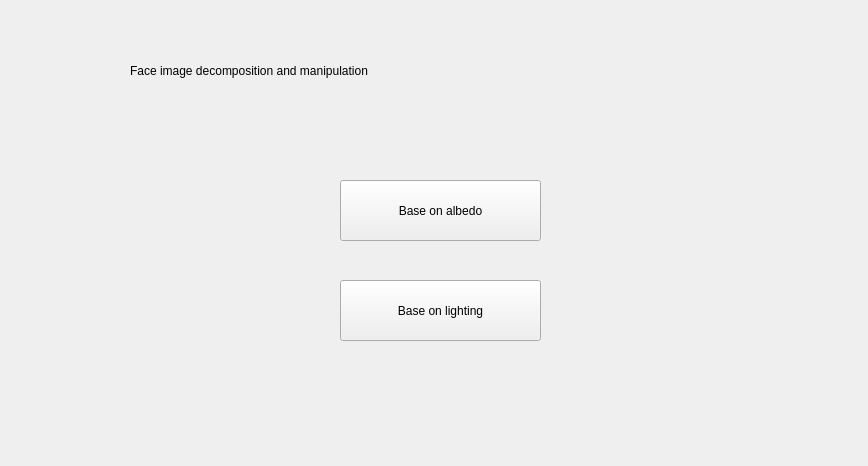
<?xml version="1.0" encoding="UTF-8"?>
<ui version="4.0">
 <class>Form</class>
 <widget class="QWidget" name="Form">
  <property name="geometry">
   <rect>
    <x>0</x>
    <y>0</y>
    <width>868</width>
    <height>466</height>
   </rect>
  </property>
  <property name="windowTitle">
   <string>Form</string>
  </property>
  <widget class="QPushButton" name="pushButton">
   <property name="geometry">
    <rect>
     <x>340</x>
     <y>180</y>
     <width>201</width>
     <height>61</height>
    </rect>
   </property>
   <property name="text">
    <string>Base on albedo</string>
   </property>
  </widget>
  <widget class="QLabel" name="label">
   <property name="geometry">
    <rect>
     <x>130</x>
     <y>40</y>
     <width>661</width>
     <height>61</height>
    </rect>
   </property>
   <property name="styleSheet">
    <string notr="true">font: 16pt &quot;Cambria&quot;;</string>
   </property>
   <property name="text">
    <string>Face image decomposition and manipulation</string>
   </property>
  </widget>
  <widget class="QPushButton" name="pushButton_2">
   <property name="geometry">
    <rect>
     <x>340</x>
     <y>280</y>
     <width>201</width>
     <height>61</height>
    </rect>
   </property>
   <property name="text">
    <string>Base on lighting</string>
   </property>
  </widget>
 </widget>
 <resources/>
 <connections>
  <connection>
   <sender>pushButton</sender>
   <signal>clicked()</signal>
   <receiver>Form</receiver>
   <slot>connect_albedo()</slot>
   <hints>
    <hint type="sourcelabel">
     <x>489</x>
     <y>163</y>
    </hint>
    <hint type="destinationlabel">
     <x>661</x>
     <y>168</y>
    </hint>
   </hints>
  </connection>
 </connections>
 <slots>
  <slot>connect_albedo()</slot>
  <slot>connect_lighting()</slot>
 </slots>
</ui>
